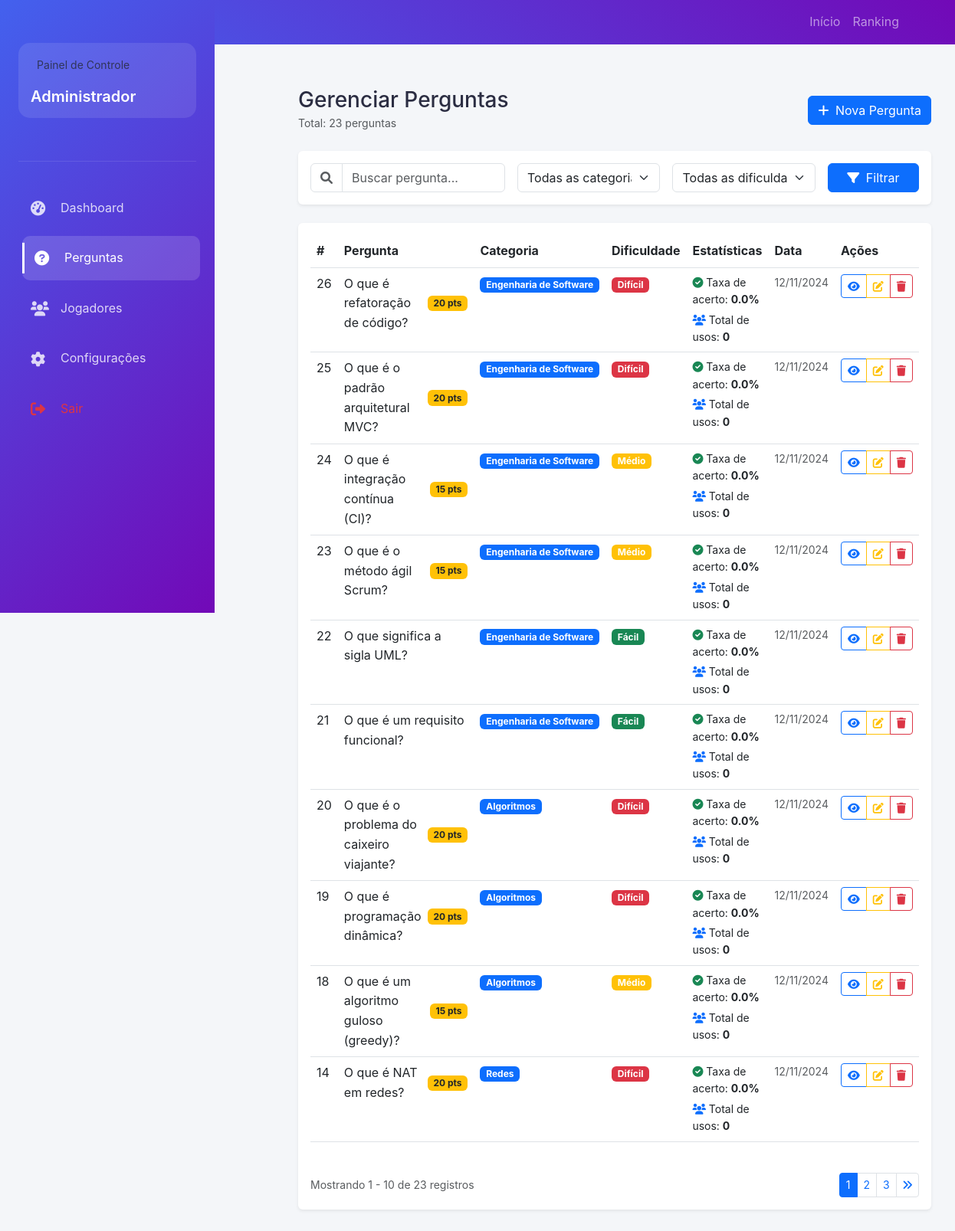
The page /admin/perguntas.php on the database its author committed.
### tables this page shows
CREATE TABLE `perguntas` (
  `id` int(11) NOT NULL,
  `pergunta` text NOT NULL,
  `dificuldade` enum('facil','medio','dificil') DEFAULT 'medio',
  `categoria` varchar(50) NOT NULL,
  `pontos` int(11) DEFAULT 10,
  `data_criacao` timestamp NOT NULL DEFAULT current_timestamp()
);

### admin/perguntas.php (the view, shortened to what this page needs)
<?php
$titulo_pagina = 'Gerenciar Perguntas';
require_once '../includes/conexao.php';
require_once '../includes/funcoes.php';
$itens_por_pagina = 10;
$pagina_atual = isset($_GET['pagina']) ? max(1, (int)$_GET['pagina']) : 1;
$offset = ($pagina_atual - 1) * $itens_por_pagina;
$categoria = isset($_GET['categoria']) ? limparDados($_GET['categoria']) : '';
$dificuldade = isset($_GET['dificuldade']) ? limparDados($_GET['dificuldade']) : '';
$busca = isset($_GET['busca']) ? limparDados($_GET['busca']) : '';
$query_base = "
    SELECT
        p.*,
        GROUP_CONCAT(
            CONCAT_WS('::',
                r.id,
                r.resposta,
                r.correta
            ) SEPARATOR '||'
        ) as respostas,
        COUNT(DISTINCT pr.id) as total_usos,
        ROUND(
            SUM(CASE WHEN pr.correta = 1 THEN 1 ELSE 0 END) /
            COUNT(DISTINCT pr.id) * 100,
            1
        ) as taxa_acerto
    FROM perguntas p
    LEFT JOIN respostas r ON p.id = r.pergunta_id
    LEFT JOIN partidas_respostas pr ON r.id = pr.resposta_id
";
$params = [];
$query_base .= " GROUP BY p.id";
try {
    $query_count = "SELECT COUNT(DISTINCT p.id) as total FROM perguntas p";
    $stmt = $conexao->prepare($query_count);
    $stmt->execute($params);
    $total_registros = $stmt->fetch(PDO::FETCH_ASSOC)['total'];
} catch(PDOException $e) {
    registrar_log('erro', 'Erro ao contar registros: ' . $e->getMessage());
    $total_registros = 0;
}
$total_paginas = ceil($total_registros / $itens_por_pagina);
$pagina_atual = min($pagina_atual, $total_paginas);
try {
    $query_completa = $query_base . "
        ORDER BY p.id DESC
        LIMIT :offset, :limit
    ";
    $stmt = $conexao->prepare($query_completa);
    $stmt->bindValue(':offset', $offset, PDO::PARAM_INT);
    $stmt->bindValue(':limit', $itens_por_pagina, PDO::PARAM_INT);
    $stmt->execute();
    $perguntas = $stmt->fetchAll(PDO::FETCH_ASSOC);
} catch(PDOException $e) {
    registrar_log('erro', 'Erro ao buscar perguntas: ' . $e->getMessage());
    $perguntas = [];
}
require_once '../includes/header.php';
?>
<div class="admin-wrapper">
    <aside class="admin-sidebar">
        <div class="sidebar-header">
            <div class="sidebar-profile">
                <div>
                    <small class="text-muted">Painel de Controle</small>
                    <h5 class="mb-0"><?php echo htmlspecialchars($_SESSION['admin_nome'] ?? 'Administrador'); ?></h5>
                </div>
            </div>
        </div>
        <nav class="admin-menu">
            <a href="<?php echo BASE_URL; ?>index.php" class="menu-item">
                <i class="fas fa-tachometer-alt"></i> Dashboard
            </a>
            <a href="<?php echo BASE_URL; ?>perguntas.php" class="menu-item active">
                <i class="fas fa-question-circle"></i> Perguntas
            </a>
            <a href="<?php echo BASE_URL; ?>jogadores.php" class="menu-item">
                <i class="fas fa-users"></i> Jogadores
            </a>
            <a href="<?php echo BASE_URL; ?>configuracoes.php" class="menu-item">
                <i class="fas fa-cog"></i> Configurações
            </a>
            <a href="<?php echo BASE_URL; ?>logout.php" class="menu-item text-danger">
                <i class="fas fa-sign-out-alt"></i> Sair
            </a>
        </nav>
    </aside>
    <main class="admin-content">
        <div class="container-fluid">
            <div class="d-flex justify-content-between align-items-center mb-4">
                <div>
                    <h1 class="h3 mb-0"><?php echo $titulo_pagina; ?></h1>
                    <small class="text-muted">
                        Total: <?php echo number_format($total_registros, 0, ',', '.'); ?> perguntas
                    </small>
                </div>
                <button type="button" class="btn btn-primary" data-bs-toggle="modal" data-bs-target="#addPerguntaModal">
                    <i class="fas fa-plus me-1"></i> Nova Pergunta
                </button>
            </div>
            <div class="card mb-4 border-0 shadow-sm">
                <div class="card-body">
                    <form method="GET" class="row g-3">
                        <div class="col-md-4">
                            <div class="input-group">
                                <span class="input-group-text bg-white">
                                    <i class="fas fa-search text-muted"></i>
                                </span>
                                <input type="text" class="form-control" name="busca"
                                       placeholder="Buscar pergunta..."
                                       value="<?php echo htmlspecialchars($busca); ?>">
                            </div>
                        </div>
                        <div class="col-md-3">
                            <select class="form-select" name="categoria">
                                <option value="">Todas as categorias</option>
                            </select>
                        </div>
                        <div class="col-md-3">
                            <select class="form-select" name="dificuldade">
                                <option value="">Todas as dificuldades</option>
                            </select>
                        </div>
                        <div class="col-md-2">
                            <button type="submit" class="btn btn-primary w-100">
                                <i class="fas fa-filter me-1"></i> Filtrar
                            </button>
                        </div>
                    </form>
                </div>
            </div>
            <div class="card border-0 shadow-sm">
                <div class="card-body">
                    <?php if(empty($perguntas)): ?>
                        <div class="text-center py-5">
                            <i class="fas fa-search fa-3x text-muted mb-3"></i>
                            <h5>Nenhuma pergunta encontrada</h5>
                            <p class="text-muted">
                                <?php if($busca || $categoria || $dificuldade): ?>
                                    Tente ajustar os filtros de busca
                                <?php else: ?>
                                    Comece adicionando uma nova pergunta
                                <?php endif; ?>
                            </p>
                        </div>
                    <?php else: ?>
                        <div class="table-responsive">
                        <table class="table table-hover">
                            <thead>
                                <tr>
                                    <th style="width: 5%">#</th>
                                    <th style="width: 35%">Pergunta</th>
                                    <th style="width: 15%">Categoria</th>
                                    <th style="width: 10%">Dificuldade</th>
                                    <th style="width: 15%">Estatísticas</th>
                                    <th style="width: 10%">Data</th>
                                    <th style="width: 10%">Ações</th>
                                </tr>
                            </thead>
                            <tbody>
                                <?php foreach($perguntas as $pergunta): ?>
                                <tr>
                                    <td><?php echo $pergunta['id']; ?></td>
                                    <td>
                                        <div class="d-flex align-items-center">
                                            <div class="pergunta-texto">
                                                <?php
                                                $texto_pergunta = htmlspecialchars($pergunta['pergunta']);
                                                echo strlen($texto_pergunta) > 100
                                                    ? substr($texto_pergunta, 0, 100) . '...'
                                                    : $texto_pergunta;
                                                ?>
                                            </div>
                                            <?php if($pergunta['pontos'] > 10): ?>
                                                <span class="badge bg-warning text-dark ms-2">
                                                    <?php echo $pergunta['pontos']; ?> pts
                                                </span>
                                            <?php endif; ?>
                                        </div>
                                    </td>
                                    <td>
                                        <span class="badge bg-primary">
                                            <?php echo htmlspecialchars(ucfirst($pergunta['categoria'])); ?>
                                        </span>
                                    </td>
                                    <td>
                                        <?php
                                        $dificuldade_class = [
                                            'facil' => 'success',
                                            'medio' => 'warning',
                                            'dificil' => 'danger'
                                        ];
                                        $classe = $dificuldade_class[$pergunta['dificuldade']] ?? 'secondary';
                                        ?>
                                        <span class="badge bg-<?php echo $classe; ?>">
                                            <?php echo DIFICULDADES[$pergunta['dificuldade']] ?? 'Desconhecida'; ?>
                                        </span>
                                    </td>
                                    <td>
                                        <div class="small">
                                            <div class="mb-1">
                                                <i class="fas fa-check-circle text-success"></i>
                                                Taxa de acerto:
                                                <strong><?php echo number_format($pergunta['taxa_acerto'] ?? 0, 1); ?>%</strong>
                                            </div>
                                            <div>
                                                <i class="fas fa-users text-primary"></i>
                                                Total de usos:
                                                <strong><?php echo number_format($pergunta['total_usos'] ?? 0); ?></strong>
                                            </div>
                                        </div>
                                    </td>
                                    <td>
                                        <div class="small text-muted">
                                            <?php echo date('d/m/Y', strtotime($pergunta['data_criacao'])); ?>
                                        </div>
                                    </td>
                                    <td>
                                        <div class="btn-group">
                                            <button type="button"
                                                    class="btn btn-sm btn-outline-primary btn-visualizar"
                                                    data-id="<?php echo $pergunta['id']; ?>"
                                                    title="Visualizar">
                                                <i class="fas fa-eye"></i>
                                            </button>
                                            <button type="button"
                                                    class="btn btn-sm btn-outline-warning btn-editar"
                                                    data-id="<?php echo $pergunta['id']; ?>"
                                                    title="Editar">
                                                <i class="fas fa-edit"></i>
                                            </button>
                                            <button type="button"
                                                    class="btn btn-sm btn-outline-danger btn-excluir"
                                                    data-id="<?php echo $pergunta['id']; ?>"
                                                    title="Excluir">
                                                <i class="fas fa-trash"></i>
                                            </button>
                                        </div>
                                    </td>
                                </tr>
                                <?php endforeach; ?>
                            </tbody>
                        </table>
                    </div>
                    <?php if($total_paginas > 1): ?>
                    <div class="d-flex justify-content-between align-items-center mt-4">
                        <div class="text-muted small">
                            Mostrando <?php echo $offset + 1; ?> -
                            <?php echo min($offset + $itens_por_pagina, $total_registros); ?>
                            de <?php echo $total_registros; ?> registros
                        </div>
                        <nav aria-label="Navegação">
                            <ul class="pagination pagination-sm mb-0">
                                <?php
                                $inicio = max(1, $pagina_atual - 2);
                                $fim = min($total_paginas, $pagina_atual + 2);
                                if($inicio > 1): ?>
                                <?php endif;
                                for($i = $inicio; $i <= $fim; $i++): ?>
                                    <li class="page-item <?php echo $i == $pagina_atual ? 'active' : ''; ?>">
                                        <a class="page-link" href="?pagina=<?php echo $i; ?><?php
                                            echo $categoria ? '&categoria='.urlencode($categoria) : '';
                                            echo $dificuldade ? '&dificuldade='.urlencode($dificuldade) : '';
                                            echo $busca ? '&busca='.urlencode($busca) : '';
                                        ?>"><?php echo $i; ?></a>
                                    </li>
                                <?php endfor;
                                if($fim < $total_paginas): ?>
                                <?php endif;
                                if($pagina_atual < $total_paginas): ?>
                                    <li class="page-item">
                                        <a class="page-link" href="?pagina=<?php echo $total_paginas; ?><?php
                                            echo $categoria ? '&categoria='.urlencode($categoria) : '';
                                            echo $dificuldade ? '&dificuldade='.urlencode($dificuldade) : '';
                                            echo $busca ? '&busca='.urlencode($busca) : '';
                                        ?>">
                                            <i class="fas fa-angle-double-right"></i>
                                        </a>
                                    </li>
                                <?php endif; ?>
                            </ul>
                        </nav>
                    </div>
                    <?php endif; ?>
                    <?php endif; ?>
                </div>
            </div>
        </div>
    </main>
</div>
<?php require_once '../includes/footer.php'; ?>

### rows shown on the page
perguntas: id "26", pergunta "O que é refatoração de código?", pontos "20", categoria "Engenharia de Software", dificuldade "Difícil", taxa_acerto "0.0", total_usos "0", data_criacao "12/11/2024"
perguntas: id "25", pergunta "O que é o padrão arquitetural MVC?", pontos "20", categoria "Engenharia de Software", dificuldade "Difícil", taxa_acerto "0.0", total_usos "0", data_criacao "12/11/2024"
perguntas: id "24", pergunta "O que é integração contínua (CI)?", pontos "15", categoria "Engenharia de Software", dificuldade "Médio", taxa_acerto "0.0", total_usos "0", data_criacao "12/11/2024"
perguntas: id "23", pergunta "O que é o método ágil Scrum?", pontos "15", categoria "Engenharia de Software", dificuldade "Médio", taxa_acerto "0.0", total_usos "0", data_criacao "12/11/2024"
perguntas: id "22", pergunta "O que significa a sigla UML?", categoria "Engenharia de Software", dificuldade "Fácil", taxa_acerto "0.0", total_usos "0", data_criacao "12/11/2024"
perguntas: id "21", pergunta "O que é um requisito funcional?", categoria "Engenharia de Software", dificuldade "Fácil", taxa_acerto "0.0", total_usos "0", data_criacao "12/11/2024"
perguntas: id "20", pergunta "O que é o problema do caixeiro viajante?", pontos "20", categoria "Algoritmos", dificuldade "Difícil", taxa_acerto "0.0", total_usos "0", data_criacao "12/11/2024"
perguntas: id "19", pergunta "O que é programação dinâmica?", pontos "20", categoria "Algoritmos", dificuldade "Difícil", taxa_acerto "0.0", total_usos "0", data_criacao "12/11/2024"
perguntas: id "18", pergunta "O que é um algoritmo guloso (greedy)?", pontos "15", categoria "Algoritmos", dificuldade "Médio", taxa_acerto "0.0", total_usos "0", data_criacao "12/11/2024"
perguntas: id "14", pergunta "O que é NAT em redes?", pontos "20", categoria "Redes", dificuldade "Difícil", taxa_acerto "0.0", total_usos "0", data_criacao "12/11/2024"

### other values the page prints
$_SESSION['admin_nome'] "Administrador"
$titulo_pagina "Gerenciar Perguntas"
$total_registros "23"
$offset + 1 "1"
min($offset + $itens_por_pagina, $total_registros) "10"
